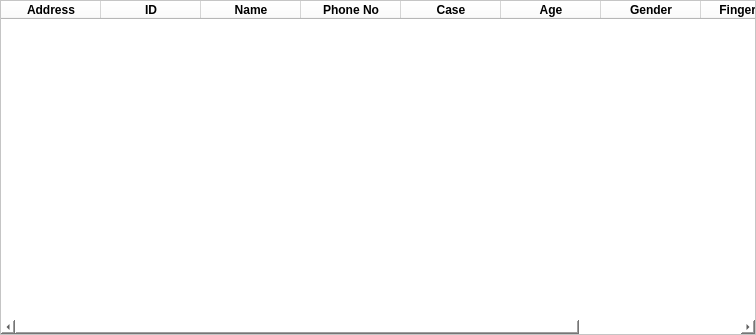
                             <widget class="QWidget" name="scrollAreaWidgetContents_4">
                              <property name="geometry">
                               <rect>
                                <x>0</x>
                                <y>0</y>
                                <width>756</width>
                                <height>335</height>
                               </rect>
                              </property>
                              <layout class="QHBoxLayout" name="horizontalLayout_24">
                               <property name="spacing">
                                <number>0</number>
                               </property>
                               <property name="leftMargin">
                                <number>0</number>
                               </property>
                               <property name="topMargin">
                                <number>0</number>
                               </property>
                               <property name="rightMargin">
                                <number>0</number>
                               </property>
                               <property name="bottomMargin">
                                <number>0</number>
                               </property>
                               <item>
                                <widget class="QTableWidget" name="tableWidget_3">
                                 <property name="styleSheet">
                                  <string notr="true">background-color: rgb(255, 255, 255);</string>
                                 </property>
                                 <column>
                                  <property name="text">
                                   <string>Address</string>
                                  </property>
                                  <property name="font">
                                   <font>
                                    <weight>75</weight>
                                    <bold>true</bold>
                                   </font>
                                  </property>
                                 </column>
                                 <column>
                                  <property name="text">
                                   <string>ID</string>
                                  </property>
                                  <property name="font">
                                   <font>
                                    <weight>75</weight>
                                    <bold>true</bold>
                                   </font>
                                  </property>
                                 </column>
                                 <column>
                                  <property name="text">
                                   <string>Name</string>
                                  </property>
                                  <property name="font">
                                   <font>
                                    <weight>75</weight>
                                    <bold>true</bold>
                                   </font>
                                  </property>
                                 </column>
                                 <column>
                                  <property name="text">
                                   <string>Phone No</string>
                                  </property>
                                  <property name="font">
                                   <font>
                                    <weight>75</weight>
                                    <bold>true</bold>
                                   </font>
                                  </property>
                                 </column>
                                 <column>
                                  <property name="text">
                                   <string>Case</string>
                                  </property>
                                  <property name="font">
                                   <font>
                                    <pointsize>9</pointsize>
                                    <weight>75</weight>
                                    <bold>true</bold>
                                   </font>
                                  </property>
                                 </column>
                                 <column>
                                  <property name="text">
                                   <string>Age</string>
                                  </property>
                                  <property name="font">
                                   <font>
                                    <weight>75</weight>
                                    <bold>true</bold>
                                   </font>
                                  </property>
                                 </column>
                                 <column>
                                  <property name="text">
                                   <string>Gender</string>
                                  </property>
                                  <property name="font">
                                   <font>
                                    <weight>75</weight>
                                    <bold>true</bold>
                                   </font>
                                  </property>
                                 </column>
                                 <column>
                                  <property name="text">
                                   <string>Fingerprint</string>
                                  </property>
                                  <property name="font">
                                   <font>
                                    <pointsize>9</pointsize>
                                    <weight>75</weight>
                                    <bold>true</bold>
                                   </font>
                                  </property>
                                 </column>
                                 <column>
                                  <property name="text">
                                   <string>Photo</string>
                                  </property>
                                  <property name="font">
                                   <font>
                                    <weight>75</weight>
                                    <bold>true</bold>
                                   </font>
                                  </property>
                                 </column>
                                </widget>
                               </item>
                               <item>
                                <widget class="QWidget" name="widget_15" native="true">
                                 <property name="minimumSize">
                                  <size>
                                   <width>0</width>
                                   <height>300</height>
                                  </size>
                                 </property>
                                 <property name="maximumSize">
                                  <size>
                                   <width>0</width>
                                   <height>350</height>
                                  </size>
                                 </property>
                                 <property name="styleSheet">
                                  <string notr="true">background-color: rgb(0, 55, 80);</string>
                                 </property>
                                 <widget class="QLineEdit" name="lineEdit_23">
                                  <property name="geometry">
                                   <rect>
                                    <x>10</x>
                                    <y>20</y>
                                    <width>150</width>
                                    <height>40</height>
                                   </rect>
                                  </property>
                                  <property name="minimumSize">
                                   <size>
                                    <width>150</width>
                                    <height>40</height>
                                   </size>
                                  </property>
                                  <property name="maximumSize">
                                   <size>
                                    <width>150</width>
                                    <height>40</height>
                                   </size>
                                  </property>
                                  <property name="font">
                                   <font>
                                    <pointsize>10</pointsize>
                                   </font>
                                  </property>
                                  <property name="styleSheet">
                                   <string notr="true">border-radius: 10px;
border: 2px solid #2596be;
background-color: rgb(255, 255, 255);</string>
                                  </property>
                                 </widget>
                                 <widget class="QLineEdit" name="lineEdit_13">
                                  <property name="geometry">
                                   <rect>
                                    <x>10</x>
                                    <y>90</y>
                                    <width>150</width>
                                    <height>40</height>
                                   </rect>
                                  </property>
                                  <property name="minimumSize">
                                   <size>
                                    <width>150</width>
                                    <height>40</height>
                                   </size>
                                  </property>
                                  <property name="maximumSize">
                                   <size>
                                    <width>150</width>
                                    <height>40</height>
                                   </size>
                                  </property>
                                  <property name="font">
                                   <font>
                                    <pointsize>10</pointsize>
                                   </font>
                                  </property>
                                  <property name="styleSheet">
                                   <string notr="true">border-radius: 10px;
border: 2px solid #2596be;
background-color: rgb(255, 255, 255);</string>
                                  </property>
                                 </widget>
                                 <widget class="QLineEdit" name="lineEdit_20">
                                  <property name="geometry">
                                   <rect>
                                    <x>10</x>
                                    <y>160</y>
                                    <width>150</width>
                                    <height>40</height>
                                   </rect>
                                  </property>
                                  <property name="minimumSize">
                                   <size>
                                    <width>150</width>
                                    <height>40</height>
                                   </size>
                                  </property>
                                  <property name="maximumSize">
                                   <size>
                                    <width>150</width>
                                    <height>40</height>
                                   </size>
                                  </property>
                                  <property name="font">
                                   <font>
                                    <pointsize>10</pointsize>
                                   </font>
                                  </property>
                                  <property name="styleSheet">
                                   <string notr="true">border-radius: 10px;
border: 2px solid #2596be;
background-color: rgb(255, 255, 255);</string>
                                  </property>
                                 </widget>
                                 <widget class="QLineEdit" name="lineEdit_21">
                                  <property name="geometry">
                                   <rect>
                                    <x>230</x>
                                    <y>90</y>
                                    <width>150</width>
                                    <height>40</height>
                                   </rect>
                                  </property>
                                  <property name="minimumSize">
                                   <size>
                                    <width>150</width>
                                    <height>40</height>
                                   </size>
                                  </property>
                                  <property name="maximumSize">
                                   <size>
                                    <width>150</width>
                                    <height>40</height>
                                   </size>
                                  </property>
                                  <property name="font">
                                   <font>
                                    <pointsize>10</pointsize>
                                   </font>
                                  </property>
                                  <property name="styleSheet">
                                   <string notr="true">border-radius: 10px;
border: 2px solid #2596be;
background-color: rgb(255, 255, 255);</string>
                                  </property>
                                 </widget>
                                 <widget class="QLineEdit" name="lineEdit_22">
                                  <property name="geometry">
                                   <rect>
                                    <x>230</x>
                                    <y>20</y>
                                    <width>150</width>
                                    <height>40</height>
                                   </rect>
                                  </property>
                                  <property name="minimumSize">
                                   <size>
                                    <width>150</width>
                                    <height>40</height>
                                   </size>
                                  </property>
                                  <property name="maximumSize">
                                   <size>
                                    <width>150</width>
                                    <height>40</height>
                                   </size>
                                  </property>
                                  <property name="font">
                                   <font>
                                    <pointsize>10</pointsize>
                                   </font>
                                  </property>
                                  <property name="styleSheet">
                                   <string notr="true">border-radius: 10px;
border: 2px solid #2596be;
background-color: rgb(255, 255, 255);</string>
                                  </property>
                                 </widget>
                                 <widget class="QPushButton" name="pushButton_17">
                                  <property name="geometry">
                                   <rect>
                                    <x>270</x>
                                    <y>300</y>
                                    <width>75</width>
                                    <height>23</height>
                                   </rect>
                                  </property>
                                  <property name="font">
                                   <font>
                                    <pointsize>12</pointsize>
                                    <weight>75</weight>
                                    <bold>true</bold>
                                   </font>
                                  </property>
                                  <property name="styleSheet">
                                   <string notr="true">QPushButton{
	
	color: rgb(0, 0, 0);
	background-color: rgb(255,255,255);
	border-radius: 10px;
}

QPushButton:hover{
background-color: rgb(0, 88, 132);
	
	
}</string>
                                  </property>
                                  <property name="text">
                                   <string>Done</string>
                                  </property>
                                 </widget>
                                 <widget class="QPushButton" name="pushButton_18">
                                  <property name="geometry">
                                   <rect>
                                    <x>10</x>
                                    <y>290</y>
                                    <width>150</width>
                                    <height>40</height>
                                   </rect>
                                  </property>
                                  <property name="font">
                                   <font>
                                    <pointsize>12</pointsize>
                                    <weight>75</weight>
                                    <bold>true</bold>
                                   </font>
                                  </property>
                                  <property name="styleSheet">
                                   <string notr="true">QPushButton{
	
	color: rgb(0, 0, 0);
	background-color: rgb(255, 255, 255);
	border-radius: 10px;
}

QPushButton:hover{
	background-color: rgb(170, 255, 255);
	
	
}</string>
                                  </property>
                                  <property name="text">
                                   <string>Take Photo</string>
                                  </property>
                                 </widget>
                                 <widget class="QLineEdit" name="lineEdit_25">
                                  <property name="geometry">
                                   <rect>
                                    <x>230</x>
                                    <y>160</y>
                                    <width>150</width>
                                    <height>40</height>
                                   </rect>
                                  </property>
                                  <property name="minimumSize">
                                   <size>
                                    <width>150</width>
                                    <height>40</height>
                                   </size>
                                  </property>
                                  <property name="maximumSize">
                                   <size>
                                    <width>150</width>
                                    <height>40</height>
                                   </size>
                                  </property>
                                  <property name="font">
                                   <font>
                                    <pointsize>10</pointsize>
                                   </font>
                                  </property>
                                  <property name="styleSheet">
                                   <string notr="true">border-radius: 10px;
border: 2px solid #2596be;
background-color: rgb(255, 255, 255);</string>
                                  </property>
                                 </widget>
                                 <widget class="QLineEdit" name="lineEdit_27">
                                  <property name="geometry">
                                   <rect>
                                    <x>10</x>
                                    <y>230</y>
                                    <width>150</width>
                                    <height>40</height>
                                   </rect>
                                  </property>
                                  <property name="minimumSize">
                                   <size>
                                    <width>150</width>
                                    <height>40</height>
                                   </size>
                                  </property>
                                  <property name="maximumSize">
                                   <size>
                                    <width>150</width>
                                    <height>40</height>
                                   </size>
                                  </property>
                                  <property name="font">
                                   <font>
                                    <pointsize>10</pointsize>
                                   </font>
                                  </property>
                                  <property name="styleSheet">
                                   <string notr="true">border-radius: 10px;
border: 2px solid #2596be;
background-color: rgb(255, 255, 255);</string>
                                  </property>
                                 </widget>
                                 <widget class="QLineEdit" name="lineEdit_28">
                                  <property name="geometry">
                                   <rect>
                                    <x>230</x>
                                    <y>230</y>
                                    <width>150</width>
                                    <height>40</height>
                                   </rect>
                                  </property>
                                  <property name="minimumSize">
                                   <size>
                                    <width>150</width>
                                    <height>40</height>
                                   </size>
                                  </property>
                                  <property name="maximumSize">
                                   <size>
                                    <width>150</width>
                                    <height>40</height>
                                   </size>
                                  </property>
                                  <property name="font">
                                   <font>
                                    <pointsize>10</pointsize>
                                   </font>
                                  </property>
                                  <property name="styleSheet">
                                   <string notr="true">border-radius: 10px;
border: 2px solid #2596be;
background-color: rgb(255, 255, 255);</string>
                                  </property>
                                 </widget>
                                </widget>
                               </item>
                              </layout>
                             </widget>
